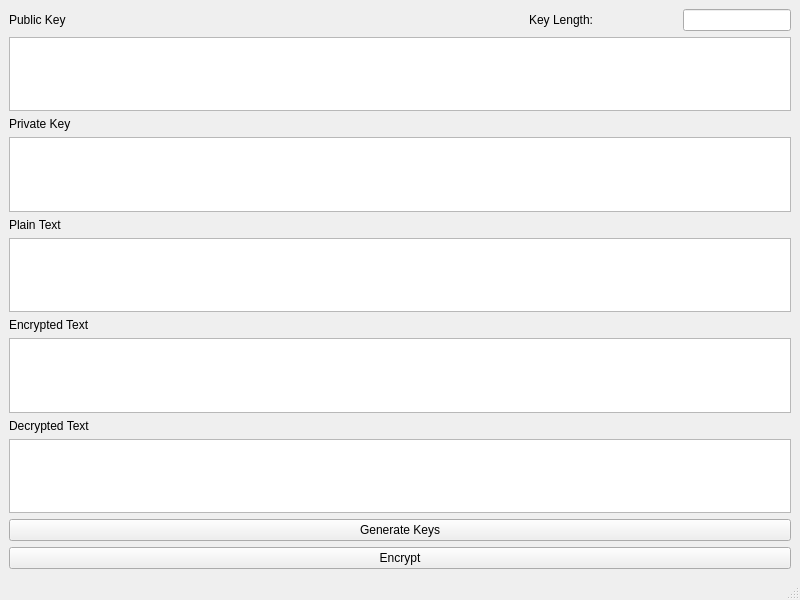
<?xml version="1.0" encoding="UTF-8"?>
<ui version="4.0">
 <class>MainWindow</class>
 <widget class="QMainWindow" name="MainWindow">
  <property name="geometry">
   <rect>
    <x>0</x>
    <y>0</y>
    <width>800</width>
    <height>600</height>
   </rect>
  </property>
  <property name="windowTitle">
   <string>MainWindow</string>
  </property>
  <widget class="QWidget" name="centralwidget">
   <layout class="QVBoxLayout" name="verticalLayout">
    <item>
     <layout class="QHBoxLayout" name="horizontalLayout">
      <item>
       <widget class="QLabel" name="label">
        <property name="text">
         <string>Public Key</string>
        </property>
       </widget>
      </item>
      <item>
       <layout class="QHBoxLayout" name="horizontalLayout_2">
        <item alignment="Qt::AlignRight">
         <widget class="QLabel" name="label_6">
          <property name="layoutDirection">
           <enum>Qt::LeftToRight</enum>
          </property>
          <property name="text">
           <string>Key Length:</string>
          </property>
         </widget>
        </item>
        <item alignment="Qt::AlignRight">
         <widget class="QLineEdit" name="len_edit"/>
        </item>
       </layout>
      </item>
     </layout>
    </item>
    <item>
     <widget class="QTextEdit" name="public_key_edit"/>
    </item>
    <item>
     <widget class="QLabel" name="label_2">
      <property name="text">
       <string>Private Key</string>
      </property>
     </widget>
    </item>
    <item>
     <widget class="QTextEdit" name="private_key_edit"/>
    </item>
    <item>
     <widget class="QLabel" name="label_3">
      <property name="text">
       <string>Plain Text</string>
      </property>
     </widget>
    </item>
    <item>
     <widget class="QTextEdit" name="msg_edit"/>
    </item>
    <item>
     <widget class="QLabel" name="label_4">
      <property name="text">
       <string>Encrypted Text</string>
      </property>
     </widget>
    </item>
    <item>
     <widget class="QTextEdit" name="encrypted_edit"/>
    </item>
    <item>
     <widget class="QLabel" name="label_5">
      <property name="text">
       <string>Decrypted Text</string>
      </property>
     </widget>
    </item>
    <item>
     <widget class="QTextEdit" name="decrypted_edit"/>
    </item>
    <item>
     <widget class="QPushButton" name="gen_key_btn">
      <property name="text">
       <string>Generate Keys</string>
      </property>
     </widget>
    </item>
    <item>
     <widget class="QPushButton" name="crypt_btn">
      <property name="text">
       <string>Encrypt</string>
      </property>
     </widget>
    </item>
   </layout>
  </widget>
  <widget class="QStatusBar" name="statusbar"/>
 </widget>
 <resources/>
 <connections/>
</ui>
